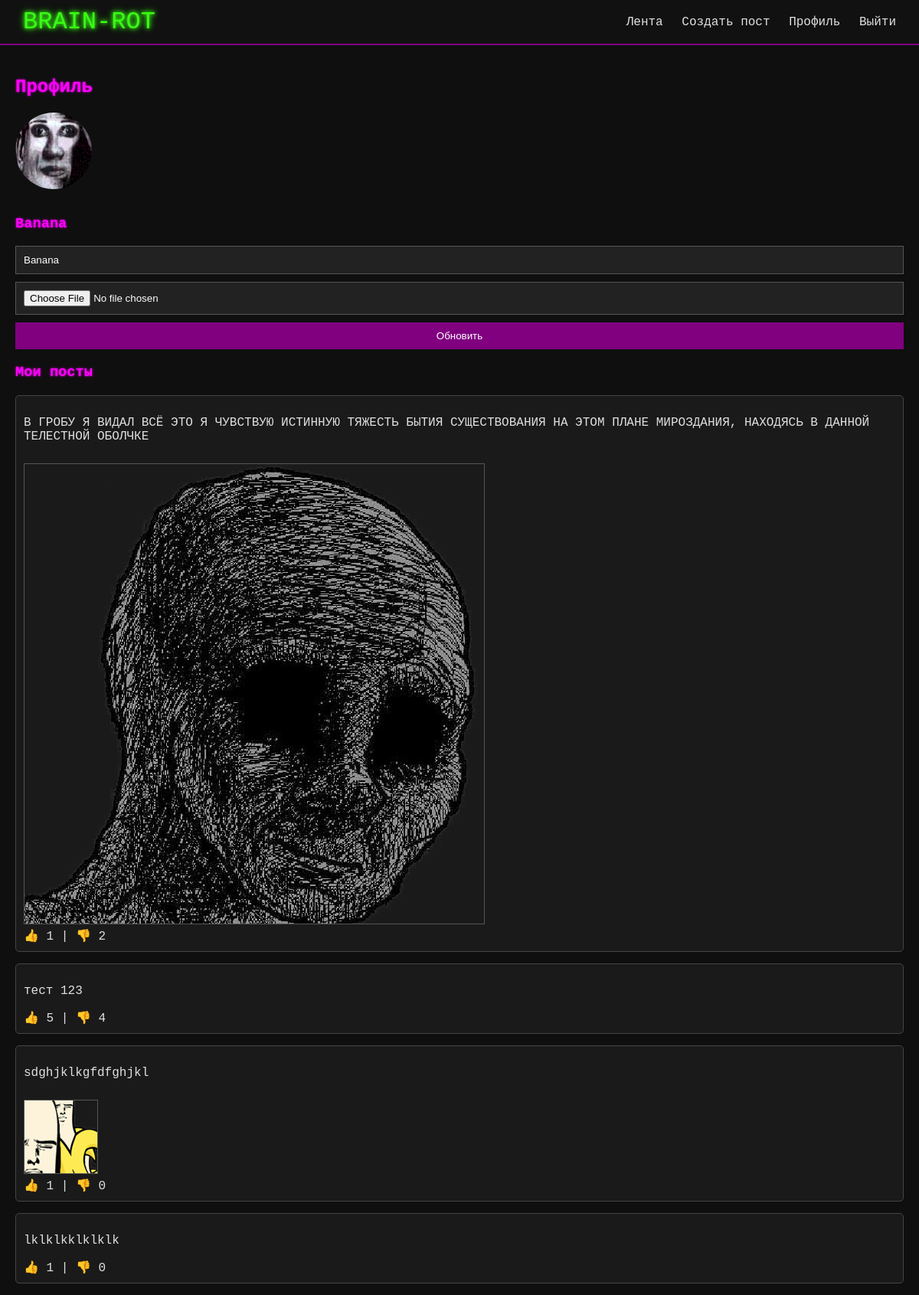
Screenshot of /profile (signed in) with the database file from the repository.
### tables this page shows
CREATE TABLE users (
            id INTEGER PRIMARY KEY AUTOINCREMENT,
            username TEXT UNIQUE,
            nickname TEXT,
            password TEXT,
            profile_pic TEXT DEFAULT 'default.png'
        );

CREATE TABLE posts (
            id INTEGER PRIMARY KEY AUTOINCREMENT,
            user_id INTEGER,
            content TEXT,
            image TEXT,
            likes INTEGER DEFAULT 0,
            dislikes INTEGER DEFAULT 0,
            FOREIGN KEY(user_id) REFERENCES users(id)
        );

### app.py (the view, shortened to what this page needs)
@app.route('/profile', methods=['GET', 'POST'])
def profile():
    if 'user_id' not in session:
        return redirect('/login')
    with sqlite3.connect('database.db') as con:
        cur = con.cursor()
        cur.execute("SELECT nickname, profile_pic FROM users WHERE id=?", (session['user_id'],))
        user = cur.fetchone()
        cur.execute("SELECT content, image, likes, dislikes FROM posts WHERE user_id=?",
                    (session['user_id'],))
        posts = cur.fetchall()
    return render_template('profile.html', user=user, posts=posts)

### templates/profile.html
{% extends 'base.html' %}
{% block content %}
<h2>Профиль</h2>
<div class="profile-header">
    <img src="/static/uploads/{{ user[1] }}" class="avatar big-avatar" />
    <h3>{{ user[0] }}</h3>
</div>
<form method="POST" enctype="multipart/form-data">
    <input name="nickname" value="{{ user[0] }}" required>
    <input type="file" name="profile_pic">
    <button type="submit">Обновить</button>
</form>
<h3>Мои посты</h3>
{% for post in posts %}
<div class="post">
    <p>{{ post[0] }}</p>
    {% if post[1] %}
    <img src="/static/uploads/{{ post[1] }}" class="post-img"/>
    {% endif %}
    <div class="actions">
        👍 {{ post[2] }} | 👎 {{ post[3] }}
    </div>
</div>
{% endfor %}
{% endblock %}

### static/style.css (style rules this page uses)
body { margin: 0; font-family: 'Courier New', monospace; background-color: #0f0f0f; color: #e0e0e0; }
h2, h3 { color: #ff00ff; text-shadow: 0 0 3px #ff00ff; }
form { display: flex; flex-direction: column; gap: 10px; }
input, textarea, button { padding: 10px; background-color: #222; color: #fff; border: 1px solid #555; }
button { background-color: #800080; color: white; border: none; cursor: pointer; }
.post { background-color: #1a1a1a; border: 1px solid #444; margin: 15px 0; padding: 10px; border-radius: 5px; }
.avatar { width: 40px; height: 40px; border-radius: 50%; object-fit: cover; }
.post-img { max-width: 100%; margin-top: 10px; border: 1px solid #555; }
.big-avatar { width: 100px; height: 100px; border-radius: 50%; object-fit: cover; margin-bottom: 10px; }

### rows the page displays
users: profile_pic (picture), nickname "Banana"
posts: content "В ГРОБУ Я ВИДАЛ ВСЁ ЭТО Я ЧУВСТВУЮ ИСТИННУЮ ТЯЖЕСТЬ БЫТИЯ СУЩЕСТВОВАНИЯ НА ЭТОМ ПЛАНЕ МИРОЗДАНИЯ, НАХОДЯСЬ В ДАННОЙ ТЕЛЕСТНОЙ ОБОЛЧКЕ", image (picture), likes "1", dislikes "2"
posts: content "тест 123", likes "5", dislikes "4"
posts: content "sdghjklkgfdfghjkl", image (picture), likes "1", dislikes "0"
posts: content "lklklkklklklk", likes "1", dislikes "0"
